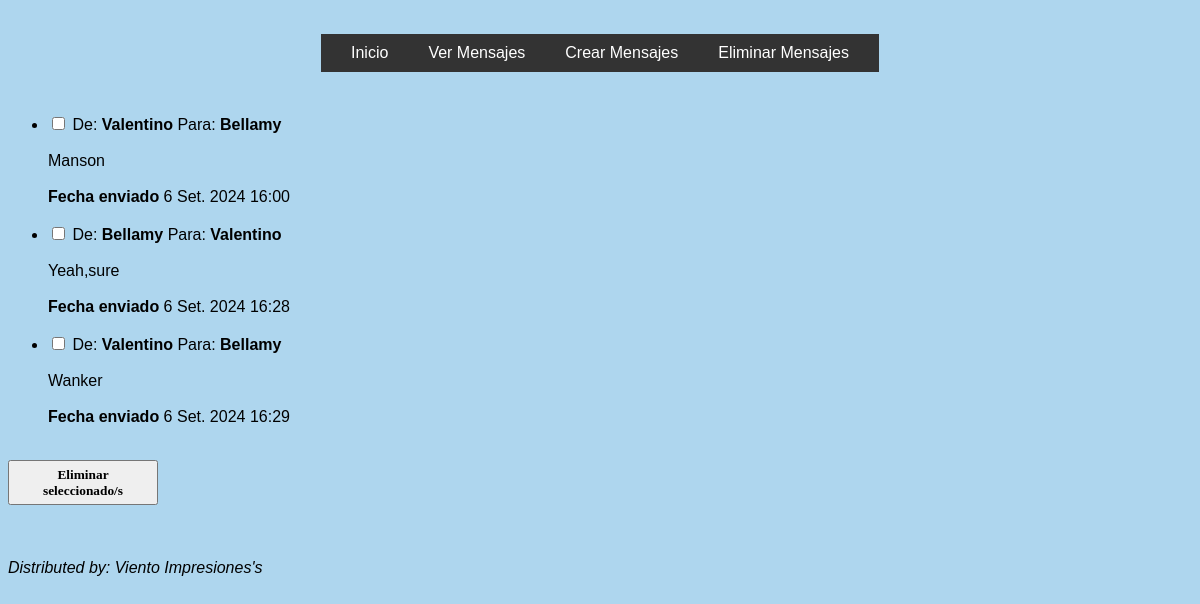
Page /eliminar/ on the earlier database version.
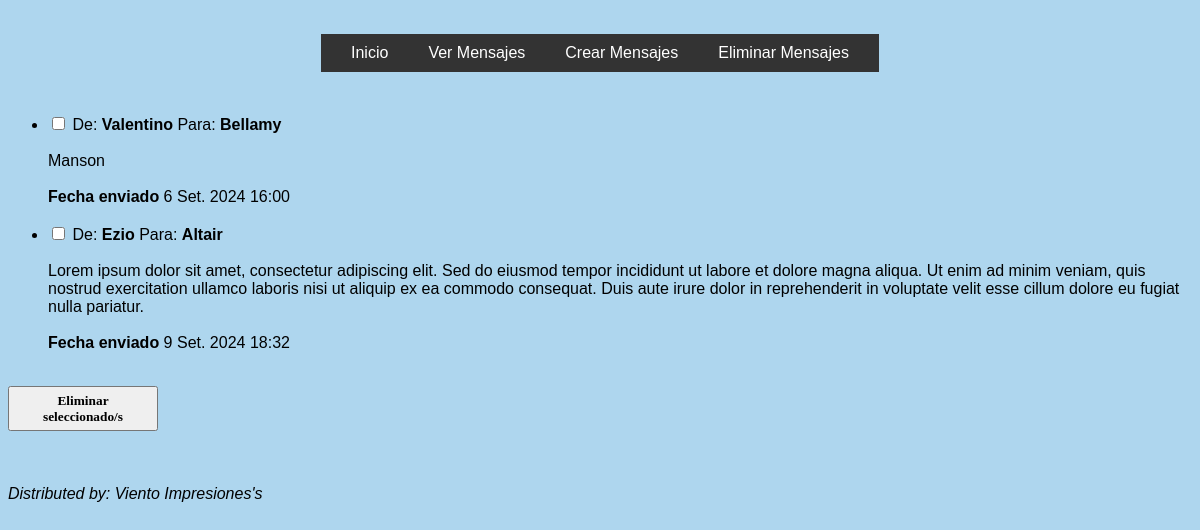
Same page on the later database version.
### mensajes/models.py (models this page shows, shortened)
class Mensaje(models.Model):
    textoMensaje = models.TextField()
    remitente = models.CharField(max_length=15)
    destinatario = models.CharField(max_length=15)
    fechaEnvio = models.DateTimeField(auto_now_add=True)

### mensajes/views.py (the view)
# urls.py: path('eliminar/', views.eliminar_mensajes, name='eliminar'),
def eliminar_mensajes(request):
    if request.method == 'POST':
        mensaje_id = request.POST.getlist('seleccionar')
        Mensaje.objects.filter(id__in=mensaje_id).delete()  #selecciona y elimina mediante "id" los mensajes
        return redirect('mensajes')         #redirección a los mensajes enviados/recibidos
    else:
        mensajes = Mensaje.objects.all()
        return render(request, 'eliminar_mensaje.html', {'mensajes': mensajes}) #sino, devuelve la lista entera

### mensajes/templates/eliminar_mensaje.html (shortened to what this page needs)
{% extends "base.html" %}
{%block content%}
    <form method="POST">
        <ul>
            {% for mensaje in mensajes %}
            <li>
                <input type="checkbox" name="seleccionar" value="{{ mensaje.id }}">
                De: <b>{{ mensaje.remitente |capfirst}}</b>
        Para: <b>{{ mensaje.destinatario |capfirst}}</b>
        <br>    <br>{{ mensaje.textoMensaje |capfirst}}
        <br><br><b>Fecha enviado</b> {{ mensaje.fechaEnvio }}<br><br>
            </li>
            {% endfor %}
        </ul>
        <button type="submit" style="width: 150px; height: 45px; font-family: Sans-Seriff;"><b>Eliminar seleccionado/s</b></button>
    </form>
{%endblock%}

Differences in the rows shown:
removed Mensaje: remitente "Bellamy", destinatario "Valentino", textoMensaje "Yeah,sure", fechaEnvio "6 Set. 2024 16:28"
removed Mensaje: remitente "Valentino", destinatario "Bellamy", textoMensaje "Wanker", fechaEnvio "6 Set. 2024 16:29"
added Mensaje: remitente "Ezio", destinatario "Altair", textoMensaje "Lorem ipsum dolor sit amet, consectetur adipiscing elit. Sed do eiusmod tempor incididunt ut labore et dolore magna aliqua. Ut enim ad minim veniam, quis nostrud exercitation ullamco laboris nisi ut aliquip ex ea commodo consequat. Duis aute irure dolor in reprehenderit in voluptate velit esse cillum dolore eu fugiat nulla pariatur.", fechaEnvio "9 Set. 2024 18:32"
